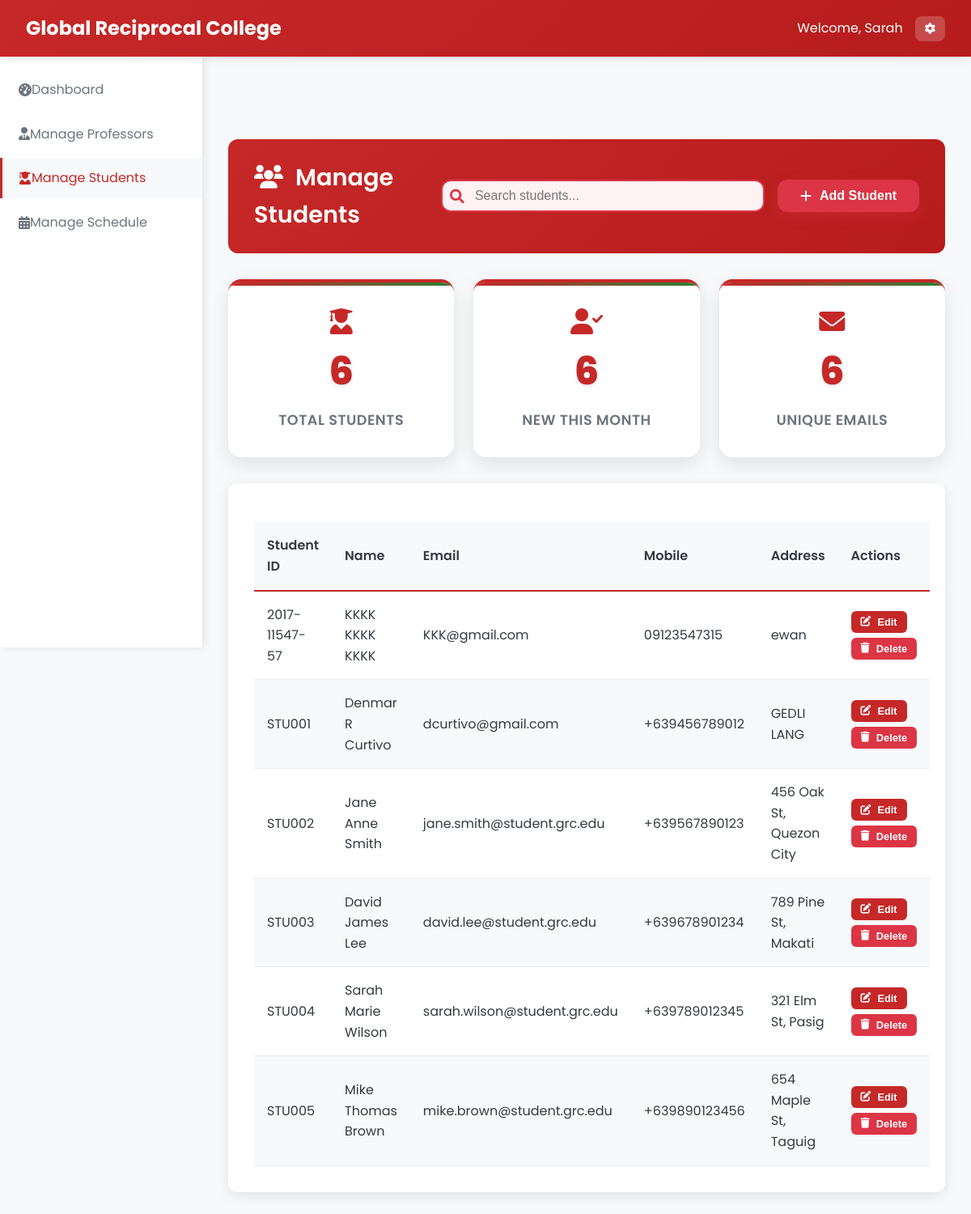
/Admin/admin_manage_students.php (signed in), run on the app's committed database.
### tables this page shows
CREATE TABLE `students` (
  `student_id` varchar(20) NOT NULL,
  `first_name` varchar(50) NOT NULL,
  `last_name` varchar(50) NOT NULL,
  `middle_name` varchar(50) DEFAULT NULL,
  `email` varchar(100) NOT NULL,
  `password` varchar(255) NOT NULL,
  `mobile` varchar(15) NOT NULL,
  `address` text NOT NULL,
  `created_at` datetime NOT NULL,
  `updated_at` datetime NOT NULL
);

### Admin/admin_manage_students.php (the view, shortened to what this page needs)
<?php
require_once '../php/db.php';
$query = "SELECT * FROM students";
$students = $pdo->query($query)->fetchAll();
?>
<!DOCTYPE html>
<html lang="en">
<head>
    <link rel="stylesheet" href="../css/styles_fixed.css">
    <link rel="stylesheet" href="https://cdnjs.cloudflare.com/ajax/libs/font-awesome/6.0.0/css/all.min.css">
</head>
<body>
    <?php include '../includes/navbar_admin.php'; ?>
    <?php include '../includes/sidebar_admin.php'; ?>
    <main class="main-content" role="main" tabindex="-1">
            <div class="enhanced-header fade-in">
                <h1 class="header-title"><i class="fas fa-users" style="margin-right: 15px;"></i>Manage Students</h1>
                <div class="header-actions">
                    <div class="search-container">
                        <i class="fas fa-search search-icon"></i>
                        <input type="text" id="searchInput" class="search-input" placeholder="Search students..." onkeyup="filterStudents()">
                    </div>
                    <button class="add-professor-btn" onclick="openModal('addStudentModal')">
                        <i class="fas fa-plus"></i>
                        Add Student
                    </button>
                </div>
            </div>
        <div class="stats-grid">
            <div class="stats-card fade-in" tabindex="0">
                <i class="fas fa-user-graduate" style="font-size: 2rem; color: var(--primary); margin-bottom: 0.5rem;"></i>
                <div class="stats-number"><?php echo count($students); ?></div>
                <div class="stats-label">Total Students</div>
            </div>
            <div class="stats-card fade-in" tabindex="0">
                <i class="fas fa-user-check" style="font-size: 2rem; color: var(--primary); margin-bottom: 0.5rem;"></i>
                <div class="stats-number"><?php echo count(array_filter($students, function($s) { return strtotime($s['created_at']) > strtotime('-30 days'); })); ?></div>
                <div class="stats-label">New This Month</div>
            </div>
            <div class="stats-card fade-in" tabindex="0">
                <i class="fas fa-envelope" style="font-size: 2rem; color: var(--primary); margin-bottom: 0.5rem;"></i>
                <div class="stats-number"><?php echo count(array_unique(array_column($students, 'email'))); ?></div>
                <div class="stats-label">Unique Emails</div>
            </div>
        </div>
        <div class="table-container">
            <table class="table">
                <thead>
                    <tr>
                        <th>Student ID</th>
                        <th>Name</th>
                        <th>Email</th>
                        <th>Mobile</th>
                        <th>Address</th>
                        <th>Actions</th>
                    </tr>
                </thead>
                <tbody>
                    <?php foreach ($students as $student): ?>
                    <tr>
                        <td><?php echo htmlspecialchars($student['student_id']); ?></td>
                        <td><?php echo htmlspecialchars($student['first_name'] . ' ' . ($student['middle_name'] ? $student['middle_name'] . ' ' : '') . $student['last_name']); ?></td>
                        <td><?php echo htmlspecialchars($student['email']); ?></td>
                        <td><?php echo htmlspecialchars($student['mobile']); ?></td>
                        <td><?php echo htmlspecialchars($student['address']); ?></td>
                        <td>
                            <div class="action-buttons">
                                <button class="btn btn-sm btn-primary" onclick="editStudent(<?php echo htmlspecialchars(json_encode($student)); ?>)">
                                    <i class="fas fa-edit"></i> Edit
                                </button>
                                <form action="" method="POST" style="display:inline;">
                                    <button type="submit" class="btn btn-sm btn-danger" onclick="return confirm('Are you sure you want to delete this student?')">
                                        <i class="fas fa-trash"></i> Delete
                                    </button>
                                </form>
                            </div>
                        </td>
                    </tr>
                    <?php endforeach; ?>
                </tbody>
            </table>
        </div>
    </main>
</body>
</html>

### css/styles_fixed.css (style rules this page uses)
:root { --primary: #C62828; --primary-dark: #B71C1C; --primary-light: #EF5350; --secondary: #2E7D32; --accent: #1565C0; --light: #f8f9fa; --dark: #343a40; --gray: #6c757d; --light-gray: #e9ecef; --success: #28a745; --warning: #ffc107; --danger: #dc3545; --info: #17a2b8; }
* { margin: 0; padding: 0; box-sizing: border-box; }
body { font-family: 'Poppins', sans-serif; background-color: var(--light); color: var(--dark); line-height: 1.6; }
.main-content { margin-left: 250px; margin-top: 70px; padding: 2rem; min-height: calc(100vh - 70px); background: var(--light); transition: margin-left 0.3s ease, padding 0.3s ease; }
.table-container { background: white; border-radius: 12px; box-shadow: 0 4px 15px rgba(0, 0, 0, 0.1); overflow: hidden; margin-bottom: 2rem; }
.table { width: 100%; border-collapse: collapse; }
.table th, .table td { padding: 1rem; text-align: left; border-bottom: 1px solid var(--light-gray); }
.table th { background: var(--light); font-weight: 600; color: var(--dark); }
.btn { padding: 10px 20px; border: none; border-radius: 8px; cursor: pointer; font-weight: 500; transition: all 0.3s ease; text-decoration: none; display: inline-block; }
.btn-primary { background: var(--primary); color: white; }
.btn-danger { background: var(--danger); color: white; }
.btn-sm { padding: 6px 12px; font-size: 0.875rem; }
.search-container { display: flex; gap: 10px; margin-bottom: 1rem; }
.search-input { flex: 1; padding: 10px 15px; border: 2px solid var(--light-gray); border-radius: 8px; font-size: 0.9rem; }
.stats-grid { display: grid; grid-template-columns: repeat(auto-fill, minmax(350px, 1fr)); gap: 2rem; margin-bottom: 2rem; }
.btn { padding: 0.75rem 1.5rem; border: none; border-radius: 8px; cursor: pointer; font-size: 0.95rem; font-weight: 600; display: inline-flex; align-items: center; gap: 0.5rem; transition: all 0.2s ease; text-decoration: none; }
.btn-primary { background: linear-gradient(135deg, var(--primary) 0%, var(--primary-dark) 100%); color: white; }

### data on the page
students: student_id "2017-11547-57", first_name+middle_name+last_name "KKKK KKKK KKKK", email "KKK@gmail.com", mobile "09123547315", address "ewan"
students: student_id "STU001", first_name+middle_name+last_name "Denmar R Curtivo", email "dcurtivo@gmail.com", mobile "+639456789012", address "GEDLI LANG"
students: student_id "STU002", first_name+middle_name+last_name "Jane Anne Smith", email "jane.smith@student.grc.edu", mobile "+639567890123", address "456 Oak St, Quezon City"
students: student_id "STU003", first_name+middle_name+last_name "David James Lee", email "david.lee@student.grc.edu", mobile "+639678901234", address "789 Pine St, Makati"
students: student_id "STU004", first_name+middle_name+last_name "Sarah Marie Wilson", email "sarah.wilson@student.grc.edu", mobile "+639789012345", address "321 Elm St, Pasig"
students: student_id "STU005", first_name+middle_name+last_name "Mike Thomas Brown", email "mike.brown@student.grc.edu", mobile "+639890123456", address "654 Maple St, Taguig"

### other printed values
$_SESSION['first_name'] "Sarah"
count($students) "6"
count(array_unique(array_column($students, 'email'))) "6"
